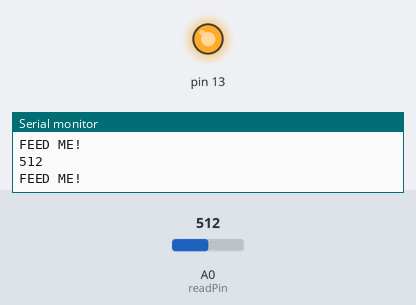
Simulated run of this sketch. Board: Arduino Uno, built with avr-gcc and run on an emulated ATmega328P. Shown: output pins drawn as LEDs (lit = HIGH), the last lines printed to the serial monitor. Dashed ring = blinking. Inputs (shaded band) come from the test bench; at power-on: A0 (readPin) = 512.

Above: at 1.2 s.
1.3 s: A0 (readPin) set to 211
4.3 s: A0 (readPin) set to 192
At 4.4 s:
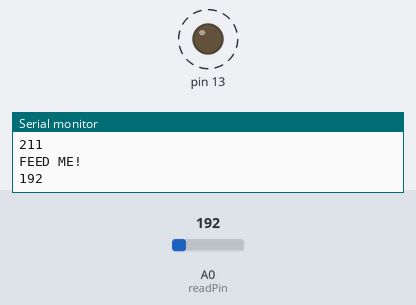
7.3 s: A0 (readPin) set to 210
At 8.1 s:
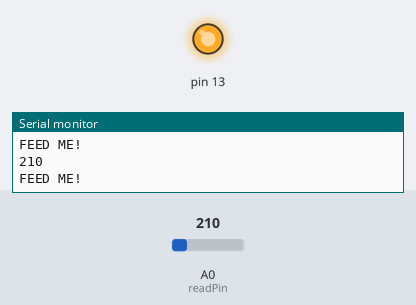
8.8 s: A0 (readPin) set to 190
At 9.1 s:
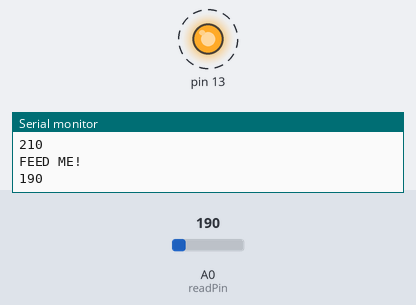
Timing chart, 0 to 12.8 s (numbered marks = the images above; inputs shaded):
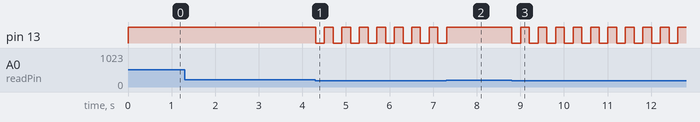

The sketch:

detector.ino
```cpp
int readPin = A0;
int fedFlag = 0;

void setup() {
  // put your setup code here, to run once:
  pinMode(13, OUTPUT);
  Serial.begin(9600);
}

//This function check if the fedFlag is checked and if so returns 0, if not then 1
int fedPrint(int currentResult) {
  if(fedFlag == 0 && currentResult == 1) {
    fedFlag = 1;
    return 1;
  } else if(fedFlag == 1) {
    return 0;
  }
  return 0;
}

void loop() {
  // put your main code here, to run repeatedly:
  int conductivity = analogRead(readPin);
  Serial.println(conductivity);

  if(conductivity < 200) {
    digitalWrite(13, LOW);
    delay(200);
    digitalWrite(13, HIGH);
    delay(200);
    fedFlag = 0;
    Serial.println("PLEASE!! FEED ME!");
  } else if(conductivity < 800) {
    digitalWrite(13, HIGH);
    Serial.println("FEED ME!");
    fedFlag = 0;
  } else {
    digitalWrite(13, LOW);
    if(fedPrint(1)) { // Prints message only once when change occurs
      Serial.println("Thank you, Seymour!");
    }
  }
}
```

Measured:
- the behaviour switches between 200 and 199 on A0 (readPin) (found by bisection; images 0 and 1)
- after the input at 4.3 s, pin 13: alternates HIGH for 0.20 s and LOW for 0.20 s, starting at once
- after the input at 7.3 s, pin 13: goes on until 7.3 s, then stays HIGH
- after the input at 8.8 s, pin 13: alternates HIGH for 0.20 s and LOW for 0.20 s, starting at once
